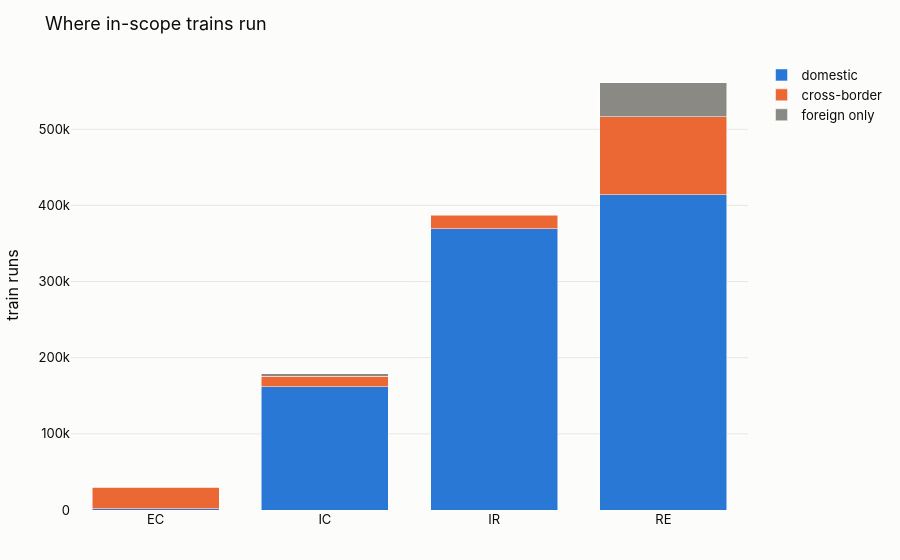

The cell this chart's notebook holds for it:
### Code cell
# 3.2 Chart: domestic / cross-border / foreign-only runs per category
fig = px.bar(
    geo, x="category", y="trips", color="kind", barmode="stack",
    color_discrete_map={"domestic": SERIES[0], "cross-border": SERIES[1], "foreign only": GRAY},
    category_orders={"kind": ["domestic", "cross-border", "foreign only"]},
    title="Where in-scope trains run",
)
fig.update_layout(yaxis_title="train runs", xaxis_title=None, legend_title=None)
fig.show()

### Figure 1 — Plotly figure (JSON) as saved in the notebook; plotly's stock layout.template omitted (floating-point values rounded to 4 significant figures)
{"data": [{"hovertemplate": "kind=domestic<br>category=%{x}<br>trips=%{y}<extra></extra>", "legendgroup": "domestic", "marker": {"color": "#2a78d6", "pattern": {"shape": ""}}, "name": "domestic", "orientation": "v", "showlegend": true, "textposition": "auto", "type": "bar", "x": ["EC", "IC", "IR", "RE"], "xaxis": "x", "y": [1917, 161547, 369435, 414254], "yaxis": "y"}, {"hovertemplate": "kind=cross-border<br>category=%{x}<br>trips=%{y}<extra></extra>", "legendgroup": "cross-border", "marker": {"color": "#eb6834", "pattern": {"shape": ""}}, "name": "cross-border", "orientation": "v", "showlegend": true, "textposition": "auto", "type": "bar", "x": ["EC", "IC", "IR", "RE"], "xaxis": "x", "y": [28019, 14045, 17549, 102295], "yaxis": "y"}, {"hovertemplate": "kind=foreign only<br>category=%{x}<br>trips=%{y}<extra></extra>", "legendgroup": "foreign only", "marker": {"color": "#8a8984", "pattern": {"shape": ""}}, "name": "foreign only", "orientation": "v", "showlegend": true, "textposition": "auto", "type": "bar", "x": ["EC", "IC", "RE"], "xaxis": "x", "y": [276, 3410, 44837], "yaxis": "y"}], "layout": {"barmode": "stack", "legend": {"title": {}, "tracegroupgap": 0}, "title": {"text": "Where in-scope trains run"}, "xaxis": {"anchor": "y", "domain": [0, 1], "title": {}}, "yaxis": {"anchor": "x", "domain": [0, 1], "title": {"text": "train runs"}}}}
